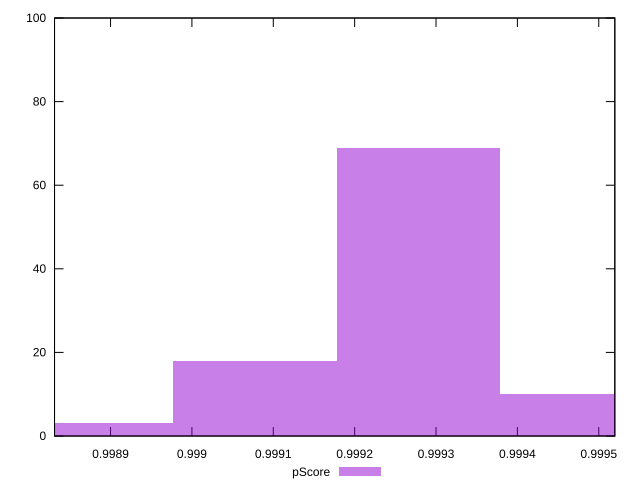

This chart was generated by the following gnuplot code:
reset

$pScore <<EOF
0.9990776455818289 18
0.9994790427877678 10
0.9992783441847983 69
0.9988769469788594 3
EOF

set key outside below
set boxwidth 0.00020069860296943127
set xrange [0.998831165827192:0.9995197415404649]
set yrange [0:100]
set trange [0:100]
set style fill transparent solid 0.5 noborder
set terminal svg size 640, 490 enhanced background rgb 'white'
set output "report_00008_2021-01-22T20:58:29.167/mainthread-work-breakdown/samples/pages+cached+noexternal+noimg/pScore/histogram.svg"

plot $pScore title "pScore" with boxes

reset
